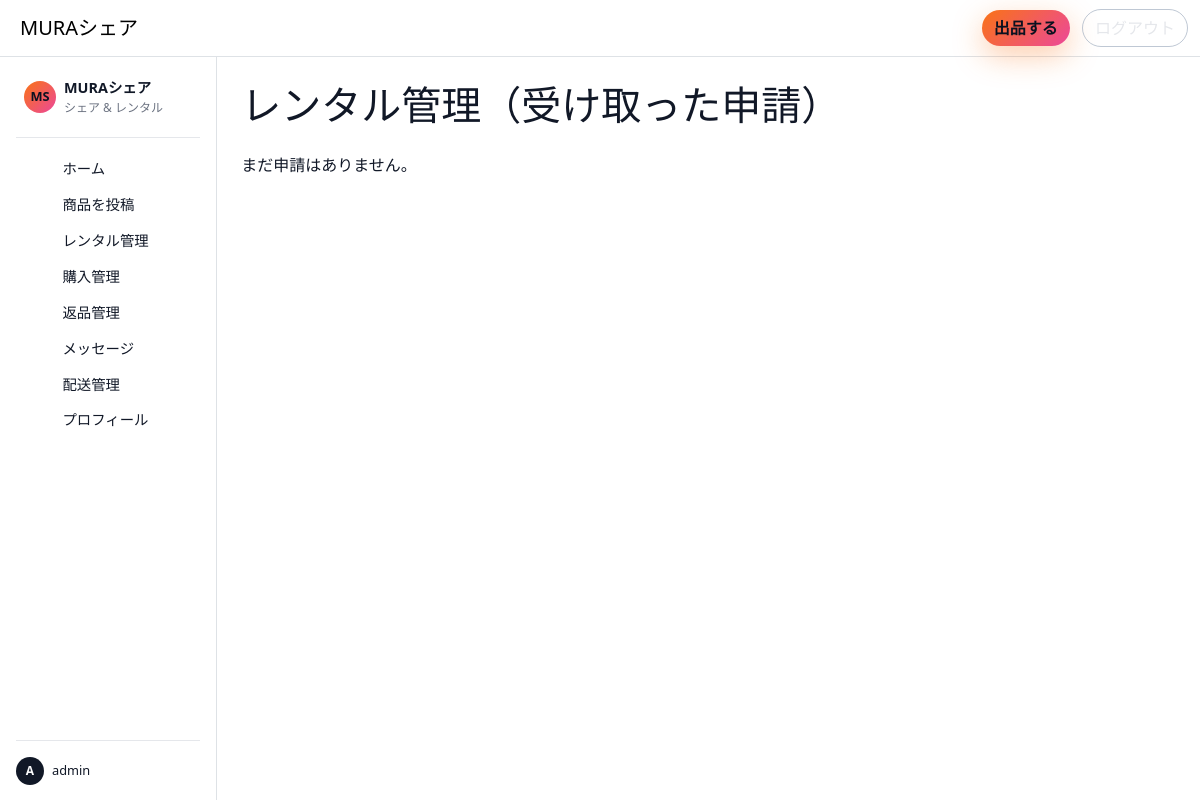
Before: /rentals/manage/ (signed in) with the older database file.
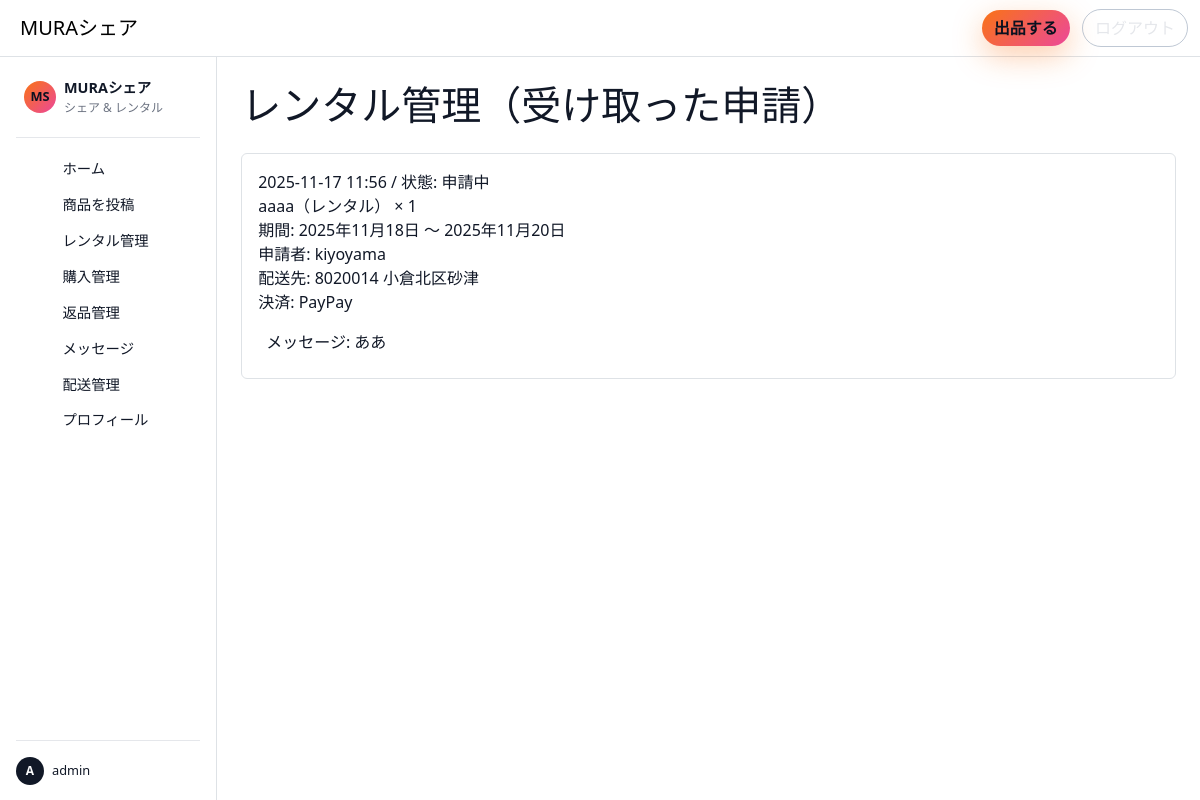
After: the same page with the newer database file.
### marketplace/models.py (models this page shows, shortened)
class RentalApplication(models.Model):
    class OrderType(models.TextChoices):
        RENTAL = 'rental', 'レンタル'
        PURCHASE = 'purchase', '購入'
    class Status(models.TextChoices):
        PENDING   = 'pending',   '申請中'
        APPROVED  = 'approved',  '承認'
        REJECTED  = 'rejected',  '却下'
        CANCELLED = 'cancelled', 'キャンセル'
    product = models.ForeignKey('marketplace.Product',
                                on_delete=models.CASCADE,
                                related_name='applications')
    owner   = models.ForeignKey(settings.AUTH_USER_MODEL,
                                on_delete=models.CASCADE,
                                related_name='received_applications')
    renter  = models.ForeignKey(settings.AUTH_USER_MODEL,
                                on_delete=models.CASCADE,
                                related_name='sent_applications')
    order_type = models.CharField(max_length=10, choices=OrderType.choices)
    quantity   = models.PositiveIntegerField(default=1)
    start_date = models.DateField(blank=True, null=True)
    end_date   = models.DateField(blank=True, null=True)
    postal_code = models.CharField(max_length=20, blank=True)
    address     = models.CharField(max_length=255, blank=True)
    PAYMENT_CHOICES = [
        ('card',        'クレジットカード'),
        ('convenience', 'コンビニ'),
        ('paypay',      'PayPay'),
        ('bank',        '銀行振込'),
    ]
    payment_method = models.CharField(max_length=20, choices=PAYMENT_CHOICES)
    message        = models.TextField(blank=True)
    status     = models.CharField(max_length=10, choices=Status.choices, default=Status.PENDING)
    created_at = models.DateTimeField(auto_now_add=True)
    class Meta:
        ordering = ['-created_at']

class Product(models.Model):
    created_at = models.DateTimeField(auto_now_add=True)
    class Status(models.IntegerChoices):
        DRAFT    = 0, "下書き"
        LISTED   = 1, "出品中"
        RENTED   = 2, "貸出中"
        SOLD     = 3, "販売済"
        ARCHIVED = 9, "アーカイブ"
    class Availability(models.TextChoices):
        RENTAL_ONLY   = "レンタルのみ", "レンタルのみ"
        SALE_ONLY     = "販売のみ", "販売のみ"
        BOTH          = "レンタル・販売両方", "レンタル・販売両方"
    owner = models.ForeignKey(User, on_delete=models.CASCADE, related_name="products")
    title = models.CharField(max_length=120)
    description = models.TextField(blank=True)
    category = models.CharField(max_length=60)
    availability_type = models.CharField(
        max_length=20,
        choices=Availability.choices,
        default=Availability.BOTH,
    )
    price_per_day = models.PositiveIntegerField(null=True, blank=True)  # レンタル1日あたり
    price_buy = models.PositiveIntegerField(null=True, blank=True)      # 販売価格
    min_rental_days = models.PositiveIntegerField(default=1)
    max_rental_days = models.PositiveIntegerField(default=30)
    stock_quantity = models.PositiveIntegerField(default=1)
    available_quantity = models.PositiveIntegerField(default=1)
    condition = models.CharField(max_length=30, blank=True)
    owner_notes = models.TextField(blank=True)
    status = models.IntegerField(choices=Status.choices, default=Status.LISTED)
    created_at = models.DateTimeField(auto_now_add=True)

### frontend/views.py (the view)
# urls.py: path("rentals/manage/", views.rental_manage, name="rental_manage"),
@login_required
def rental_manage(request):
    apps = RentalApplication.objects.filter(owner=request.user).order_by("-created_at")
    return render(request, "frontend/rentals/manage.html", {"applications": apps})

### templates/frontend/rentals/manage.html
{% extends "base.html" %}
{% block content %}
<h1 class="text-2xl font-bold mb-4">レンタル管理（受け取った申請）</h1>
{% for a in applications %}
  <div class="border rounded p-3 mb-3">
    <div class="text-sm text-gray-600">{{ a.created_at|date:"Y-m-d H:i" }} / 状態: {{ a.get_status_display }}</div>
    <div class="font-semibold">{{ a.product.title }}（{{ a.get_order_type_display }}） × {{ a.quantity }}</div>
    {% if a.order_type == 'rental' %}
      <div>期間: {{ a.start_date }} 〜 {{ a.end_date }}</div>
    {% endif %}
    <div>申請者: {{ a.renter.username }}</div>
    <div>配送先: {{ a.postal_code }} {{ a.address }}</div>
    <div>決済: {{ a.get_payment_method_display }}</div>
    {% if a.message %}<div class="mt-2 text-sm bg-gray-50 p-2 rounded">メッセージ: {{ a.message }}</div>{% endif %}
  </div>
{% empty %}
  <p>まだ申請はありません。</p>
{% endfor %}
{% endblock %}

Changed rows visible on the page:
added RentalApplication: created_at "2025-11-17 11:56", status "申請中", product "aaaa", order_type "レンタル", quantity "1", start_date "2025年11月18日", end_date "2025年11月20日", renter.username "kiyoyama", postal_code "8020014", address "小倉北区砂津", payment_method "PayPay", message "ああ"
Other visible differences:
text no longer shown: "まだ申請はありません。"
